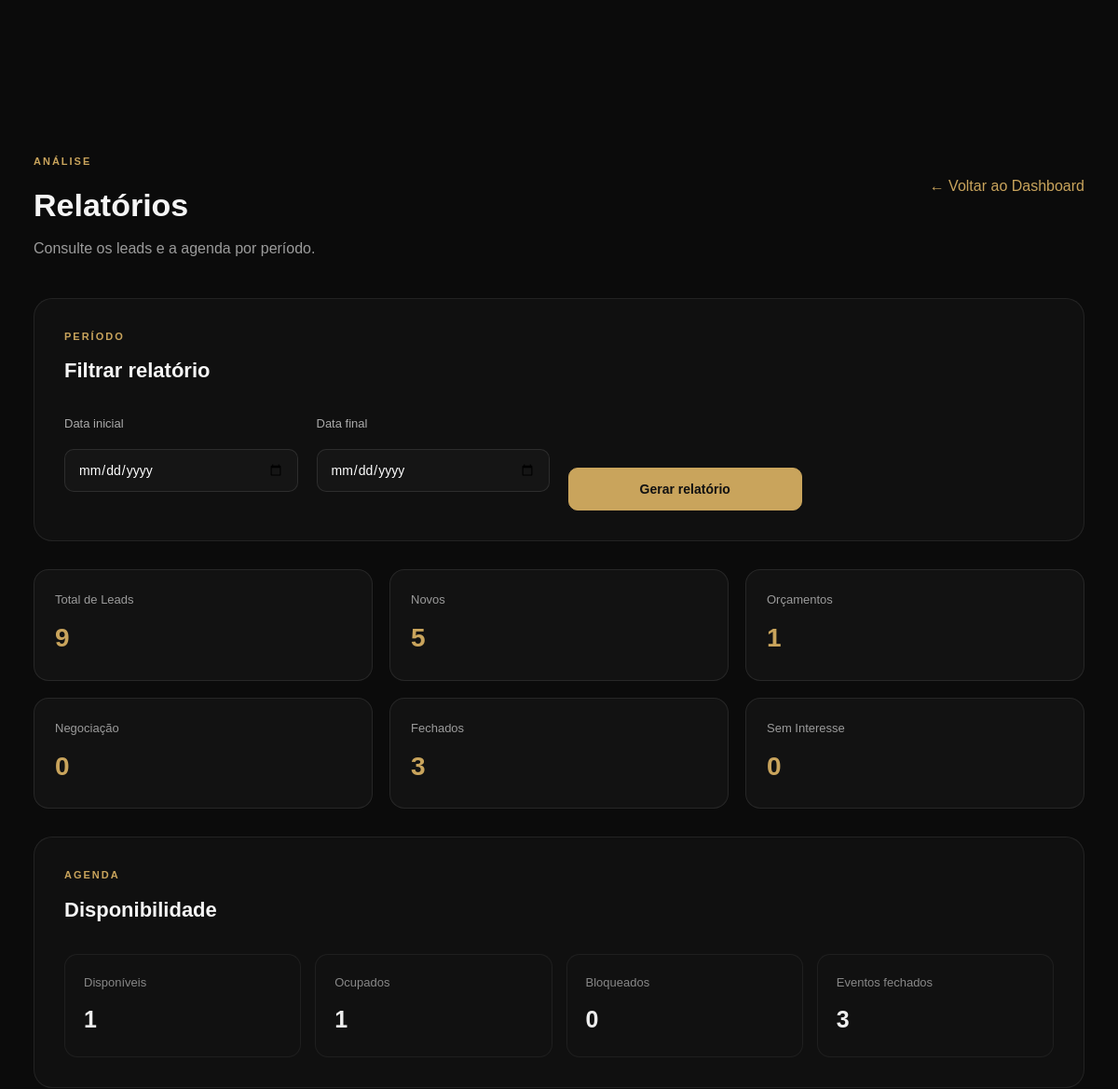
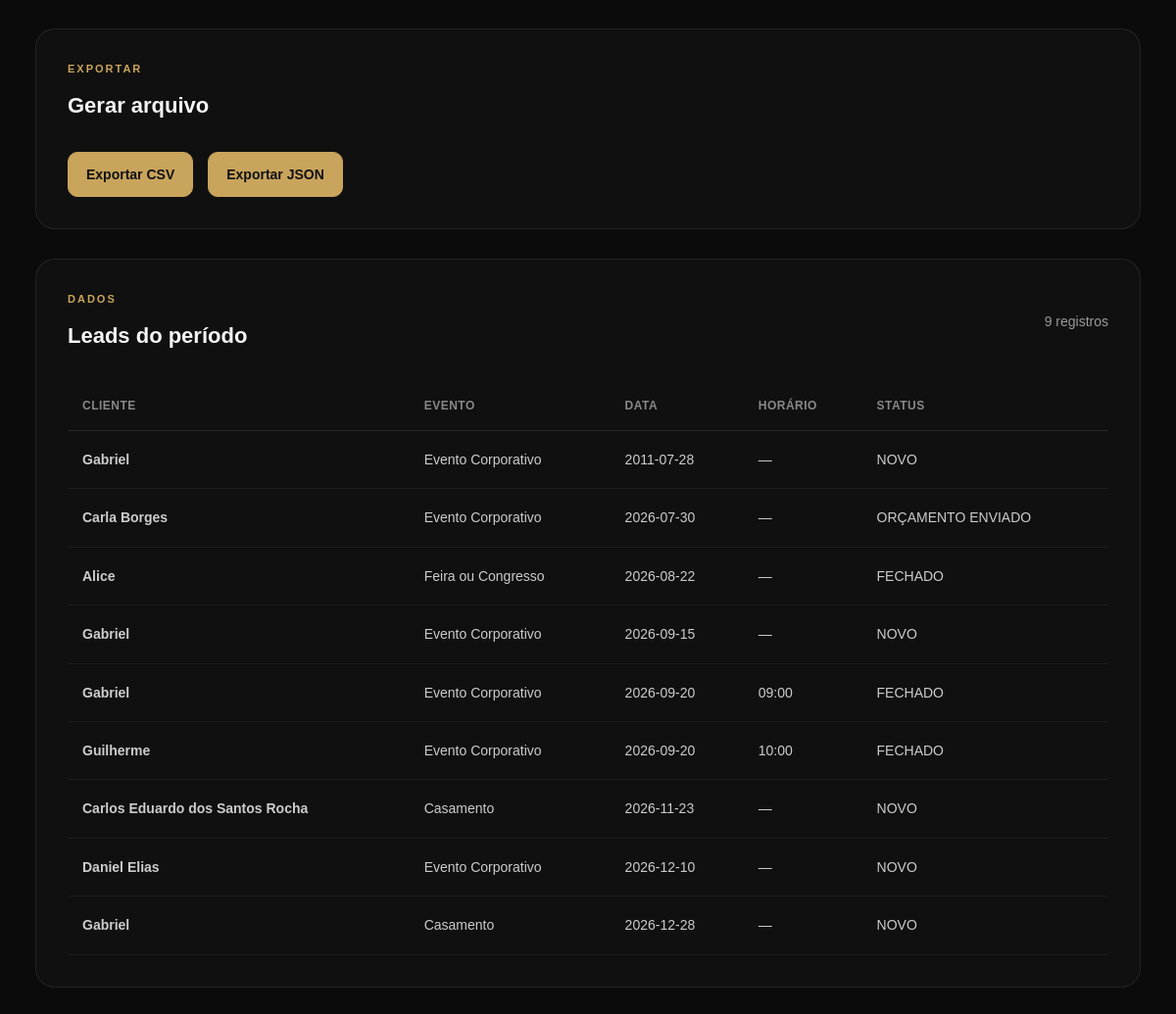
The page /admin/relatorios/ (signed in) on the database as committed earlier (2 pictures, top to bottom).
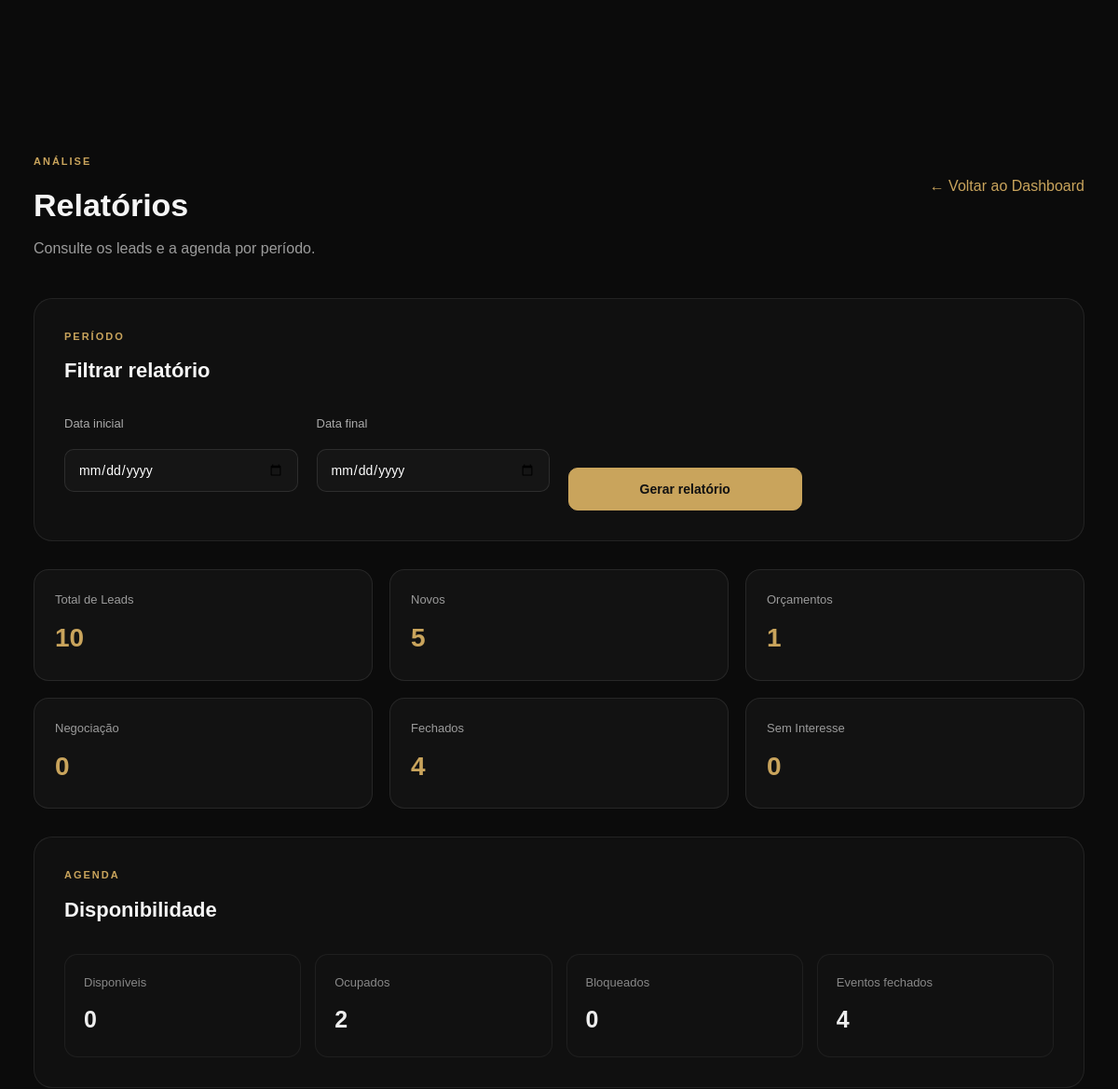
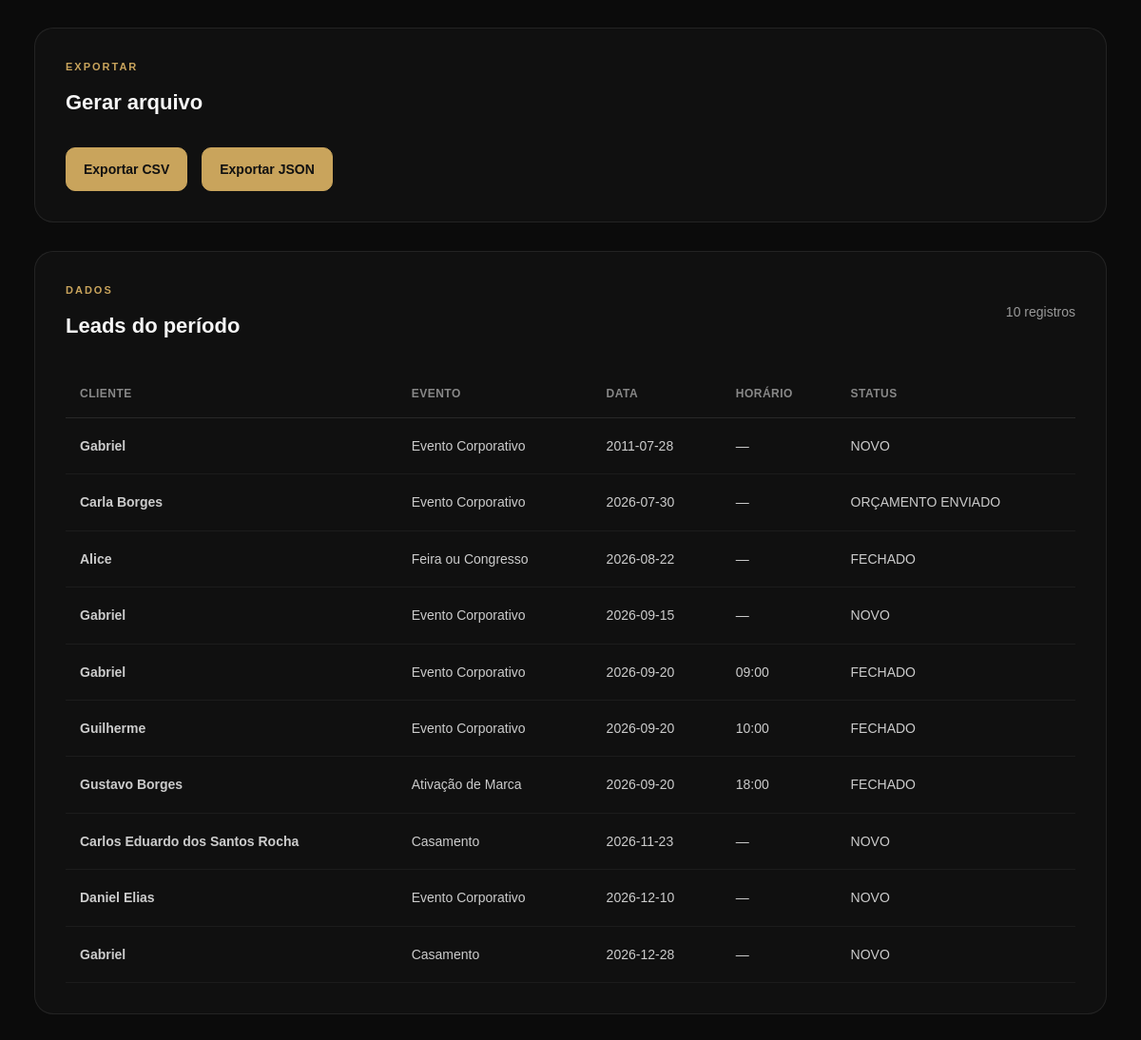
The same page on the database as committed later (2 pictures, top to bottom).
### tables this page shows
CREATE TABLE leads (

            id INTEGER PRIMARY KEY AUTOINCREMENT,

            name TEXT NOT NULL,

            email TEXT NOT NULL,

            phone TEXT NOT NULL,

            event_type TEXT NOT NULL,

            event_date TEXT,

            event_location TEXT,

            guest_count INTEGER,

            details TEXT,

            status TEXT NOT NULL DEFAULT 'NOVO',

            created_at TIMESTAMP DEFAULT CURRENT_TIMESTAMP

        , notes TEXT, event_time TEXT, availability_id INTEGER);

### routes/reports.py (the view)
@reports_bp.route("/")
@login_required
def reports():
    start_date = request.args.get("start_date", "").strip()
    end_date = request.args.get("end_date", "").strip()
    stats = {
        "total_leads": 0,
        "novos": 0,
        "contato": 0,
        "orcamento": 0,
        "negociacao": 0,
        "fechados": 0,
        "sem_interesse": 0,
        "eventos_confirmados": 0,
        "horarios_disponiveis": 0,
        "horarios_ocupados": 0,
        "horarios_bloqueados": 0,
    }
    leads = []
    slots = []
    connection = get_connection()
    date_conditions = []
    date_params = []
    if start_date:
        date_conditions.append("event_date >= ?")
        date_params.append(start_date)
    if end_date:
        date_conditions.append("event_date <= ?")
        date_params.append(end_date)
    where_clause = ""
    if date_conditions:
        where_clause = "WHERE " + " AND ".join(date_conditions)
    leads = connection.execute(
        f"""
        SELECT *
        FROM leads
        {where_clause}
        ORDER BY event_date ASC, event_time ASC
        """,
        date_params
    ).fetchall()
    stats["total_leads"] = len(leads)
    for lead in leads:
        status = lead["status"]
        if status == "NOVO":
            stats["novos"] += 1
        elif status == "CONTATO REALIZADO":
            stats["contato"] += 1
        elif status == "ORÇAMENTO ENVIADO":
            stats["orcamento"] += 1
        elif status == "NEGOCIAÇÃO":
            stats["negociacao"] += 1
        elif status == "FECHADO":
            stats["fechados"] += 1
        elif status == "SEM INTERESSE":
            stats["sem_interesse"] += 1
    availability_conditions = []
    availability_params = []
    if start_date:
        availability_conditions.append("date >= ?")
        availability_params.append(start_date)
    if end_date:
        availability_conditions.append("date <= ?")
        availability_params.append(end_date)
    availability_where = ""
    if availability_conditions:
        availability_where = (
            "WHERE " + " AND ".join(availability_conditions)
        )
    slots = connection.execute(
        f"""
        SELECT *
        FROM availability
        {availability_where}
        ORDER BY date ASC, start_time ASC
        """,
        availability_params
    ).fetchall()
    for slot in slots:
        status = slot["status"]
        if status == "AVAILABLE":
            stats["horarios_disponiveis"] += 1
        elif status == "BOOKED":
            stats["horarios_ocupados"] += 1
        elif status == "BLOCKED":
            stats["horarios_bloqueados"] += 1
    stats["eventos_confirmados"] = sum(
        1 for lead in leads
        if lead["status"] == "FECHADO"
    )
    connection.close()
    return render_template(
        "admin/reports.html",
        stats=stats,
        leads=leads,
        slots=slots,
        start_date=start_date,
        end_date=end_date
    )

### auth_utils.py (called while the page is built, shortened)
def login_required(view):
    @wraps(view)
    def wrapped_view(*args, **kwargs):
        return view(*args, **kwargs)
    return wrapped_view

### database/database.py (called while the page is built)
def get_connection():
    connection = sqlite3.connect(DATABASE)
    connection.row_factory = sqlite3.Row
    return connection

### templates/admin/reports.html (shortened to what this page needs)
{% extends "base.html" %}
{% block content %}
<section class="admin-page">
    <div class="admin-container">
        <div class="admin-header">
            <div>
                <span class="admin-label">ANÁLISE</span>
                <h1>Relatórios</h1>
                <p>
                    Consulte os leads e a agenda por período.
                </p>
            </div>
            <a
                href="{{ url_for('admin.dashboard') }}"
                class="admin-back"
            >
                ← Voltar ao Dashboard
            </a>
        </div>
        <div class="agenda-card">
            <div class="agenda-card-header">
                <div>
                    <span class="admin-label">PERÍODO</span>
                    <h2>Filtrar relatório</h2>
                </div>
            </div>
            <form
                method="GET"
                action="{{ url_for('reports.reports') }}"
                class="agenda-form"
            >
                <div class="form-group">
                    <label for="start_date">
                        Data inicial
                    </label>
                    <input
                        type="date"
                        id="start_date"
                        name="start_date"
                        value="{{ start_date }}"
                    >
                </div>
                <div class="form-group">
                    <label for="end_date">
                        Data final
                    </label>
                    <input
                        type="date"
                        id="end_date"
                        name="end_date"
                        value="{{ end_date }}"
                    >
                </div>
                <div class="form-submit-wrapper">
                    <button
                        type="submit"
                        class="admin-button"
                    >
                        Gerar relatório
                    </button>
                </div>
            </form>
        </div>
        <div class="report-grid">
            <div class="report-card">
                <span>Total de Leads</span>
                <strong>{{ stats.total_leads }}</strong>
            </div>
            <div class="report-card">
                <span>Novos</span>
                <strong>{{ stats.novos }}</strong>
            </div>
            <div class="report-card">
                <span>Orçamentos</span>
                <strong>{{ stats.orcamento }}</strong>
            </div>
            <div class="report-card">
                <span>Negociação</span>
                <strong>{{ stats.negociacao }}</strong>
            </div>
            <div class="report-card">
                <span>Fechados</span>
                <strong>{{ stats.fechados }}</strong>
            </div>
            <div class="report-card">
                <span>Sem Interesse</span>
                <strong>{{ stats.sem_interesse }}</strong>
            </div>
        </div>
        <div class="agenda-card">
            <div class="agenda-card-header">
                <div>
                    <span class="admin-label">AGENDA</span>
                    <h2>Disponibilidade</h2>
                </div>
            </div>
            <div class="report-agenda">
                <div>
                    <span>Disponíveis</span>
                    <strong>
                        {{ stats.horarios_disponiveis }}
                    </strong>
                </div>
                <div>
                    <span>Ocupados</span>
                    <strong>
                        {{ stats.horarios_ocupados }}
                    </strong>
                </div>
                <div>
                    <span>Bloqueados</span>
                    <strong>
                        {{ stats.horarios_bloqueados }}
                    </strong>
                </div>
                <div>
                    <span>Eventos fechados</span>
                    <strong>
                        {{ stats.eventos_confirmados }}
                    </strong>
                </div>
            </div>
        </div>
        <div class="agenda-card">
            <div class="agenda-card-header">
                <div>
                    <span class="admin-label">EXPORTAR</span>
                    <h2>Gerar arquivo</h2>
                </div>
            </div>
            <div class="report-export">
                <a
                    href="{{ url_for(
                        'reports.export_csv',
                        start_date=start_date,
                        end_date=end_date
                    ) }}"
                    class="admin-button"
                >
                    Exportar CSV
                </a>
                <a
                    href="{{ url_for(
                        'reports.export_json',
                        start_date=start_date,
                        end_date=end_date
                    ) }}"
                    class="admin-button"
                >
                    Exportar JSON
                </a>
            </div>
        </div>
        <div class="agenda-card">
            <div class="agenda-card-header">
                <div>
                    <span class="admin-label">DADOS</span>
                    <h2>Leads do período</h2>
                </div>
                <span class="agenda-count">
                    {{ leads|length }} registros
                </span>
            </div>
            {% if leads %}
                <div class="report-table-wrapper">
                    <table class="report-table">
                        <thead>
                            <tr>
                                <th>Cliente</th>
                                <th>Evento</th>
                                <th>Data</th>
                                <th>Horário</th>
                                <th>Status</th>
                            </tr>
                        </thead>
                        <tbody>
                            {% for lead in leads %}
                                <tr>
                                    <td>
                                        <strong>
                                            {{ lead["name"] }}
                                        </strong>
                                    </td>
                                    <td>
                                        {{ lead["event_type"] }}
                                    </td>
                                    <td>
                                        {{ lead["event_date"] or "—" }}
                                    </td>
                                    <td>
                                        {{ lead["event_time"] or "—" }}
                                    </td>
                                    <td>
                                        {{ lead["status"] }}
                                    </td>
                                </tr>
                            {% endfor %}
                        </tbody>
                    </table>
                </div>
            {% endif %}
        </div>
    </div>
</section>
{% endblock %}

### templates/base.html (shortened to what this page needs)
<!DOCTYPE html>
<html lang="pt-BR">
<head>
    <link
        rel="stylesheet"
        href="{{ url_for('static', filename='css/style.css') }}"
    >
 <link
        rel="stylesheet"
        href="{{ url_for('static', filename='css/admin.css') }}"
    >
</head>
<body>
    {% block content %}{% endblock %}
</body>
</html>

### static/css/admin.css (style rules this page uses)
:root { --admin-bg: #0b0b0b; --admin-surface: #121212; --admin-surface-2: #181818; --admin-border: rgba(255, 255, 255, 0.09); --admin-text: #f5f5f5; --admin-muted: #9b9b9b; --admin-gold: #c9a45c; --admin-gold-light: #e0c27b; --admin-danger: #d95c5c; --admin-success: #65b87a; --admin-radius: 16px; }
* { box-sizing: border-box; }
body { margin: 0; background: var(--admin-bg); color: var(--admin-text); font-family: Arial, Helvetica, sans-serif; }
button, input, select, textarea { font: inherit; }
a { color: inherit; }
.admin-container { width: min(94%, 1400px); margin: 0 auto; padding: 45px 0 70px; }
.admin-header { display: flex; align-items: center; justify-content: space-between; gap: 20px; margin-bottom: 40px; }
.admin-header h1 { margin: 0; font-size: 34px; }
.admin-header p { margin: 7px 0 0; color: var(--admin-muted); }
.admin-button { display: inline-flex; align-items: center; justify-content: center; min-height: 44px; padding: 11px 18px; color: #111; background: var(--admin-gold); border: 1px solid var(--admin-gold); border-radius: 10px; cursor: pointer; font-size: 14px; font-weight: 700; text-decoration: none; transition: transform 0.2s, background 0.2s, border-color 0.2s; }
.form-group { display: flex; flex-direction: column; gap: 8px; }
.report-card { padding: 22px; background: var(--admin-surface); border: 1px solid var(--admin-border); border-radius: var(--admin-radius); }
.report-card span { display: block; color: var(--admin-muted); font-size: 13px; margin-bottom: 8px; }
.report-card strong { font-size: 28px; color: var(--admin-gold); }

Rows that differ between the two databases and show on the page:
added leads: name "Gustavo Borges", event_type "Ativação de Marca", event_date "2026-09-20", event_time "18:00", status "FECHADO"
Other text that changed with them:
{{ stats.total_leads }}: "9" → "10"
{{ stats.fechados }}: "3" → "4"
{{ stats.horarios_disponiveis }}: "1" → "0"
{{ stats.horarios_ocupados }}: "1" → "2"
{{ stats.eventos_confirmados }}: "3" → "4"
{{ leads|length }}: "9" → "10"
